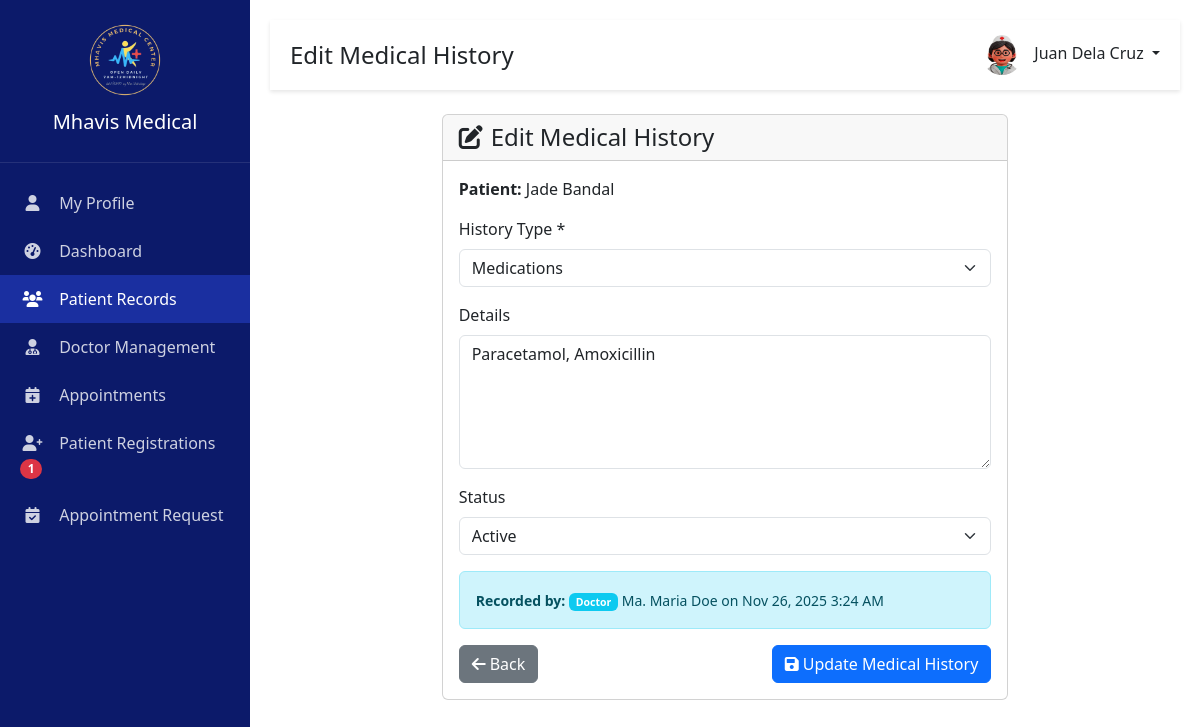
The app's page /main/edit_medical_history.php?id=2 (signed in) with its own data.
### tables this page shows
CREATE TABLE `users` (
  `id` int(11) NOT NULL,
  `first_name` varchar(255) NOT NULL,
  `last_name` varchar(255) NOT NULL,
  `username` varchar(100) NOT NULL,
  `email` varchar(100) NOT NULL,
  `phone` varchar(20) DEFAULT NULL,
  `address` text DEFAULT NULL,
  `role` enum('Admin','Doctor') NOT NULL,
  `department_id` int(11) DEFAULT NULL,
  `specialization` varchar(100) DEFAULT NULL,
  `password` varchar(255) NOT NULL,
  `status` enum('Active','Inactive','','') NOT NULL DEFAULT 'Active',
  `profile_image` varchar(255) NOT NULL,
  `created_at` timestamp NOT NULL DEFAULT current_timestamp(),
  `updated_at` timestamp NOT NULL DEFAULT current_timestamp(),
  `license_number` varchar(50) DEFAULT NULL,
  `is_available` tinyint(1) DEFAULT 1,
  `prc_number` varchar(50) DEFAULT NULL,
  `license_type` varchar(50) DEFAULT NULL,
  `prc_id_document` varchar(255) DEFAULT NULL,
  `last_login` datetime DEFAULT NULL
);

CREATE TABLE `medical_history` (
  `id` int(11) NOT NULL,
  `patient_id` int(11) NOT NULL,
  `doctor_id` int(11) NOT NULL,
  `history_type` enum('allergies','medications','past_history','immunization','procedures','substance','family','menstrual','sexual','obstetric','growth') NOT NULL,
  `history_details` text DEFAULT NULL,
  `status` enum('active','inactive') DEFAULT 'active',
  `created_by` int(11) DEFAULT NULL,
  `updated_by` int(11) DEFAULT NULL,
  `created_at` timestamp NOT NULL DEFAULT current_timestamp(),
  `updated_at` timestamp NOT NULL DEFAULT current_timestamp() ON UPDATE current_timestamp()
);

CREATE TABLE `patients` (
  `id` int(11) NOT NULL,
  `patient_number` varchar(20) NOT NULL,
  `first_name` varchar(100) NOT NULL,
  `middle_name` varchar(100) DEFAULT NULL,
  `last_name` varchar(100) NOT NULL,
  `suffix` varchar(20) DEFAULT NULL,
  `date_of_birth` date NOT NULL,
  `sex` enum('Male','Female','','') NOT NULL,
  `is_senior_citizen` tinyint(1) NOT NULL DEFAULT 0,
  `senior_citizen_id` varchar(20) NOT NULL,
  `is_pwd` tinyint(1) NOT NULL DEFAULT 0,
  `pwd_id` varchar(20) NOT NULL,
  `civil_status` varchar(50) DEFAULT NULL,
  `address` text NOT NULL,
  `phone` varchar(20) NOT NULL,
  `email` varchar(100) NOT NULL,
  `emergency_contact_name` varchar(100) NOT NULL,
  `emergency_contact_phone` varchar(20) NOT NULL,
  `relationship` varchar(50) DEFAULT NULL,
  `chief_complaint` text DEFAULT NULL,
  `blood_type` varchar(5) NOT NULL,
  `allergies` text NOT NULL,
  `created_at` timestamp NOT NULL DEFAULT current_timestamp(),
  `updated_at` timestamp NOT NULL DEFAULT current_timestamp()
);

### config/init.php (called while the page is built, shortened)
<?php
if (!function_exists('isAdmin')) {
    function isAdmin() {
        return isset($_SESSION['role']) && $_SESSION['role'] === 'Admin';
    }
}

### main/edit_medical_history.php (the view, shortened to what this page needs)
<?php
$page_title = "Edit Medical History";
$active_page = "patients";
require_once __DIR__ . '/config/init.php';
$conn = getDBConnection();
$historyId = isset($_GET['id']) ? (int)$_GET['id'] : 0;
$checkCreatedBy = $conn->query("SHOW COLUMNS FROM `medical_history` LIKE 'created_by'");
$hasCreatedBy = $checkCreatedBy && $checkCreatedBy->num_rows > 0;
$checkUpdatedBy = $conn->query("SHOW COLUMNS FROM `medical_history` LIKE 'updated_by'");
$hasUpdatedBy = $checkUpdatedBy && $checkUpdatedBy->num_rows > 0;
if ($hasCreatedBy && $hasUpdatedBy) {
    $stmt = $conn->prepare("SELECT mh.*,
                                   p.first_name as patient_first_name, p.last_name as patient_last_name,
                                   creator.first_name as creator_first_name, creator.last_name as creator_last_name, creator.role as creator_role,
                                   updater.first_name as updater_first_name, updater.last_name as updater_last_name, updater.role as updater_role,
                                   doctor.first_name as doctor_first_name, doctor.last_name as doctor_last_name, doctor.specialization
                            FROM medical_history mh
                            JOIN patients p ON mh.patient_id = p.id
                            LEFT JOIN users creator ON mh.created_by = creator.id
                            LEFT JOIN users updater ON mh.updated_by = updater.id
                            LEFT JOIN users doctor ON mh.doctor_id = doctor.id
                            WHERE mh.id = ?");
}
$stmt->bind_param("i", $historyId);
$stmt->execute();
$history = $stmt->get_result()->fetch_assoc();
$patientId = $history['patient_id'];
include 'includes/header.php';
?>
<div class="container mt-4">
    <div class="row">
        <div class="col-md-8 mx-auto">
            <div class="card">
                <div class="card-header">
                    <h4 class="mb-0"><i class="fas fa-edit me-2"></i>Edit Medical History</h4>
                </div>
                <div class="card-body">
                    <div class="mb-3">
                        <strong>Patient:</strong> <?= htmlspecialchars($history['patient_first_name'] . ' ' . $history['patient_last_name']) ?>
                    </div>
                    <form method="POST">
                        <div class="mb-3">
                            <label for="history_type" class="form-label">History Type *</label>
                            <select class="form-select" id="history_type" name="history_type" required>
                                <option value="medications" <?= $history['history_type'] == 'medications' ? 'selected' : '' ?>>Medications</option>
                            </select>
                        </div>
                        <div class="mb-3">
                            <label for="history_details" class="form-label">Details</label>
                            <textarea class="form-control" id="history_details" name="history_details" rows="5" placeholder="Enter history details"><?= htmlspecialchars($history['history_details'] ?? '') ?></textarea>
                        </div>
                        <div class="mb-3">
                            <label for="status" class="form-label">Status</label>
                            <select class="form-select" id="status" name="status">
                                <option value="active" <?= ($history['status'] ?? 'active') == 'active' ? 'selected' : '' ?>>Active</option>
                            </select>
                        </div>
                        <div class="alert alert-info">
                            <small>
                                <strong>Recorded by:</strong>
                                <?php if (isset($history['creator_first_name']) && $history['creator_first_name']): ?>
                                    <?php if ($history['creator_role'] == 'Admin'): ?>
                                        <span class="badge bg-warning text-dark">Admin</span>
                                    <?php else: ?>
                                        <span class="badge bg-info text-white">Doctor</span>
                                    <?php endif; ?>
                                    <?php echo htmlspecialchars($history['creator_first_name'] . ' ' . $history['creator_last_name']); ?>
                                    on <?php echo date('M d, Y g:i A', strtotime($history['created_at'])); ?>
                                <?php else: ?>
                                    <span class="text-muted">Unknown</span>
                                    on <?php echo date('M d, Y g:i A', strtotime($history['created_at'])); ?>
                                <?php endif; ?>
                            </small>
                        </div>
                        <div class="d-flex justify-content-between">
                            <a href="patients.php?patient_id=<?= $patientId ?>&tab=medical_history" class="btn btn-secondary">
                                <i class="fas fa-arrow-left me-1"></i>Back
                            </a>
                            <button type="submit" class="btn btn-primary">
                                <i class="fas fa-save me-1"></i>Update Medical History
                            </button>
                        </div>
                    </form>
                </div>
            </div>
        </div>
    </div>
</div>
<?php include 'includes/footer.php'; ?>

### includes/header.php (shortened to what this page needs)
<?php
require_once 'config/init.php';
$is_staff_logged_in = isset($_SESSION['user_id']) && !empty($_SESSION['user_id']);
$is_patient_logged_in = isset($_SESSION['patient_user_id']) && !empty($_SESSION['patient_user_id']);
if ($is_staff_logged_in) {
    $user_id = $_SESSION['user_id'];
    $stmt = $conn->prepare("SELECT first_name, last_name, email, phone, username, profile_image, role FROM users WHERE id = ?");
    $stmt->bind_param("i", $user_id);
    $stmt->execute();
    $result = $stmt->get_result();
    $user = $result->fetch_assoc();
    $full_name = $user['first_name'] . ' ' . $user['last_name'];
    $profile_image = $user['profile_image'] ?? 'img/default-avatar.png';
    $user_role = $_SESSION['role'];
    $pending_registration_count = 0;
    if ($user_role === 'Admin') {
        $count_stmt = $conn->prepare("SELECT COUNT(*) as count FROM patient_registration_requests WHERE status = 'Pending'");
        if ($count_stmt) {
            $count_stmt->execute();
            $count_result = $count_stmt->get_result();
            $count_row = $count_result->fetch_assoc();
            $pending_registration_count = $count_row['count'] ?? 0;
        }
    }
}
$is_iframe = isset($_GET['iframe']) && $_GET['iframe'] == '1';
?>
<!DOCTYPE html>
<html lang="en">
<head>
    <link href="https://cdn.jsdelivr.net/npm/bootstrap@5.3.0/dist/css/bootstrap.min.css" rel="stylesheet">
    <link href="https://cdnjs.cloudflare.com/ajax/libs/font-awesome/6.0.0/css/all.min.css" rel="stylesheet">
    <link href="assets/css/style.css" rel="stylesheet">
    <link href='https://cdn.jsdelivr.net/npm/@fullcalendar/core@6.1.10/main.min.css' rel='stylesheet' />
    <link href="https://cdn.datatables.net/1.13.7/css/dataTables.bootstrap5.min.css" rel="stylesheet">
    <link rel="stylesheet" href="https://cdn.jsdelivr.net/npm/flatpickr/dist/flatpickr.min.css">
</head>
<body<?php echo $is_iframe ? ' class="iframe-mode"' : ''; ?>>
    <div class="sidebar"<?php echo $is_iframe ? ' style="display: none;"' : ''; ?>>
        <div class="sidebar-header">
            <img src="img/logo.png" alt="Mhavis Logo">
            <h5>Mhavis Medical</h5>
        </div>
        <nav class="mt-3">
            <?php if ($is_patient_logged_in): ?>
            <ul class="nav flex-column">
                <li class="nav-item">
                    <a class="nav-link patient-nav-link <?php echo $active_page === 'profile' ? 'active' : ''; ?>" href="patient_dashboard.php#profile" data-section="profile">
                        <i class="fas fa-user"></i> Profile
                    </a>
                </li>
                <li class="nav-item">
                    <a class="nav-link patient-nav-link <?php echo $active_page === 'dashboard' ? 'active' : ''; ?>" href="patient_dashboard.php#dashboard" data-section="dashboard">
                        <i class="fas fa-tachometer-alt"></i> Dashboard
                    </a>
                </li>
                <li class="nav-item">
                    <a class="nav-link patient-nav-link <?php echo $active_page === 'appointments' ? 'active' : ''; ?>" href="patient_dashboard.php#appointments" data-section="appointments">
                        <i class="fas fa-calendar-alt"></i> My Appointments
                    </a>
                </li>
                <li class="nav-item">
                    <a class="nav-link patient-nav-link <?php echo $active_page === 'book-appointment' ? 'active' : ''; ?>" href="patient_dashboard.php#book-appointment" data-section="book-appointment">
                        <i class="fas fa-plus-circle"></i> Book Appointment
                    </a>
                </li>
                <li class="nav-item">
                    <a class="nav-link patient-nav-link <?php echo $active_page === 'medical-records' ? 'active' : ''; ?>" href="patient_dashboard.php#medical-records" data-section="medical-records">
                        <i class="fas fa-file-medical"></i> Medical Records
                    </a>
                </li>
                <li class="nav-item">
                    <a class="nav-link patient-nav-link <?php echo $active_page === 'prescriptions' ? 'active' : ''; ?>" href="patient_dashboard.php#prescriptions" data-section="prescriptions">
                        <i class="fas fa-prescription-bottle-alt"></i> Prescriptions
                    </a>
                </li>
            </ul>
            <?php elseif ($is_staff_logged_in && isAdmin()): ?>
            <ul class="nav flex-column">
                <li class="nav-item">
                    <a class="nav-link <?php echo $active_page === 'profile' ? 'active' : ''; ?>" href="profile.php">
                        <i class="fas fa-user"></i> My Profile
                    </a>
                </li>
                <li class="nav-item">
                    <a class="nav-link <?php echo $active_page === 'dashboard' ? 'active' : ''; ?>" href="admin_dashboard.php">
                        <i class="fas fa-tachometer-alt"></i> Dashboard
                    </a>
                </li>
                <li class="nav-item">
                    <a class="nav-link <?php echo $active_page === 'patients' ? 'active' : ''; ?>" href="patients.php">
                        <i class="fas fa-users"></i> Patient Records
                    </a>
                </li>
                <li class="nav-item">
                    <a class="nav-link <?php echo $active_page === 'doctors' ? 'active' : ''; ?>" href="doctors.php">
                        <i class="fas fa-user-md"></i> Doctor Management
                    </a>
                </li>
                <li class="nav-item">
                    <a class="nav-link <?php echo $active_page === 'appointments' ? 'active' : ''; ?>" href="appointments.php">
                        <i class="fas fa-calendar-plus"></i> Appointments
                    </a>
                </li>
                <li class="nav-item">
                    <a class="nav-link <?php echo $active_page === 'patient-registrations' ? 'active' : ''; ?>" href="admin_patient_registrations.php">
                        <span><i class="fas fa-user-plus"></i> Patient Registrations</span>
                        <?php if ($pending_registration_count > 0): ?>
                            <span class="badge bg-danger rounded-pill"><?php echo $pending_registration_count; ?></span>
                        <?php endif; ?>
                    </a>
                </li>
                <li class="nav-item">
                    <a class="nav-link <?php echo $active_page === 'appointment-requests' ? 'active' : ''; ?>" href="admin_appointment_requests.php">
                        <span><i class="fas fa-calendar-check"></i> Appointment Request</span>
                    </a>
                </li>
            </ul>
            <?php endif; ?>
        </nav>
    </div>
    <div class="main-content"<?php echo $is_iframe ? ' style="margin-left: 0; padding: 0;"' : ''; ?>>
        <div class="top-bar"<?php echo $is_iframe ? ' style="display: none;"' : ''; ?>>
            <div class="top-bar-left">
                <h4><?php echo $page_title ?? 'Dashboard'; ?></h4>
            </div>
            <div class="d-flex align-items-center">
                <div class="user-profile dropdown">
                <a href="#" class="dropdown-toggle text-decoration-none text-dark" data-bs-toggle="dropdown">
                    <img src="<?php echo htmlspecialchars($profile_image); ?>" alt="Profile"
                         onerror="this.src='img/defaultDP.jpg'"
                         id="header-profile-image">
                    <span class="ms-2"><?php echo htmlspecialchars($full_name); ?></span>
                </a>
                </div>
            </div>
        </div>
        <div class="container-fluid"<?php echo $is_iframe ? ' style="padding: 0;"' : ''; ?>>

### records on screen
users: profile_image (picture), full_name "Juan Dela Cruz"
medical_history: patient.last_name "Jade Bandal", history_type "Medications", history_details "Paracetamol, Amoxicillin", status "Active", doctor.last_name "Ma. Maria Doe", created_at "Nov 26, 2025 3:24 AM"

### other values on screen
$pending_registration_count "1"
$page_title "Edit Medical History"
